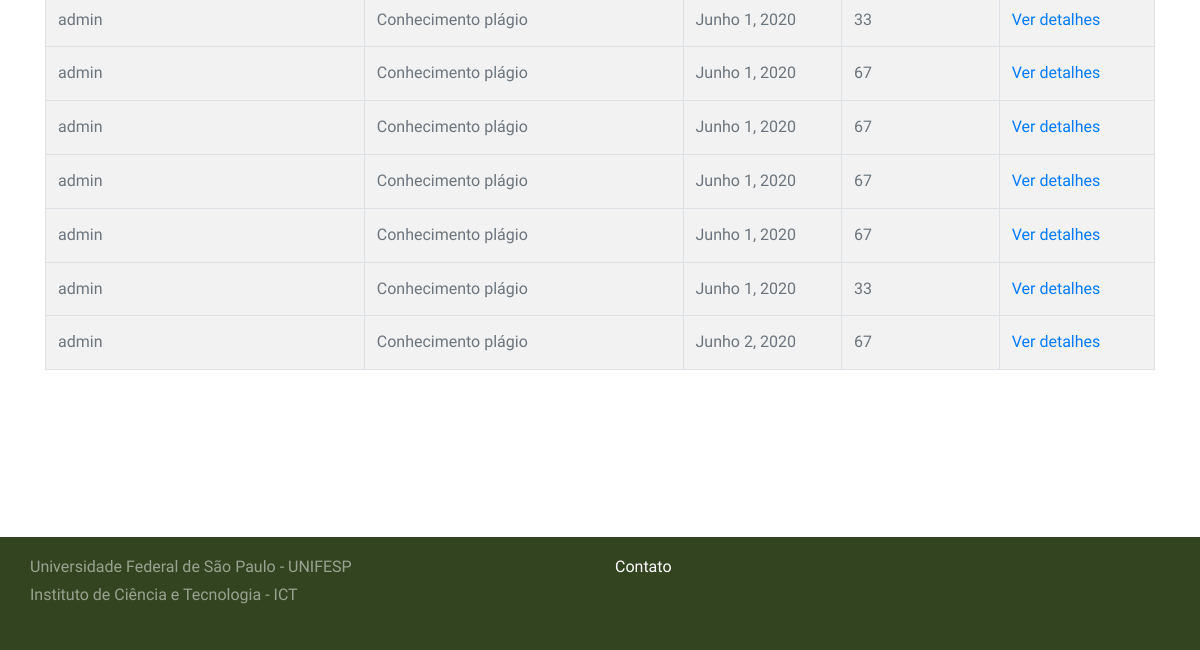
The app's page /quiz/marking/ (signed in, lower part), older data.
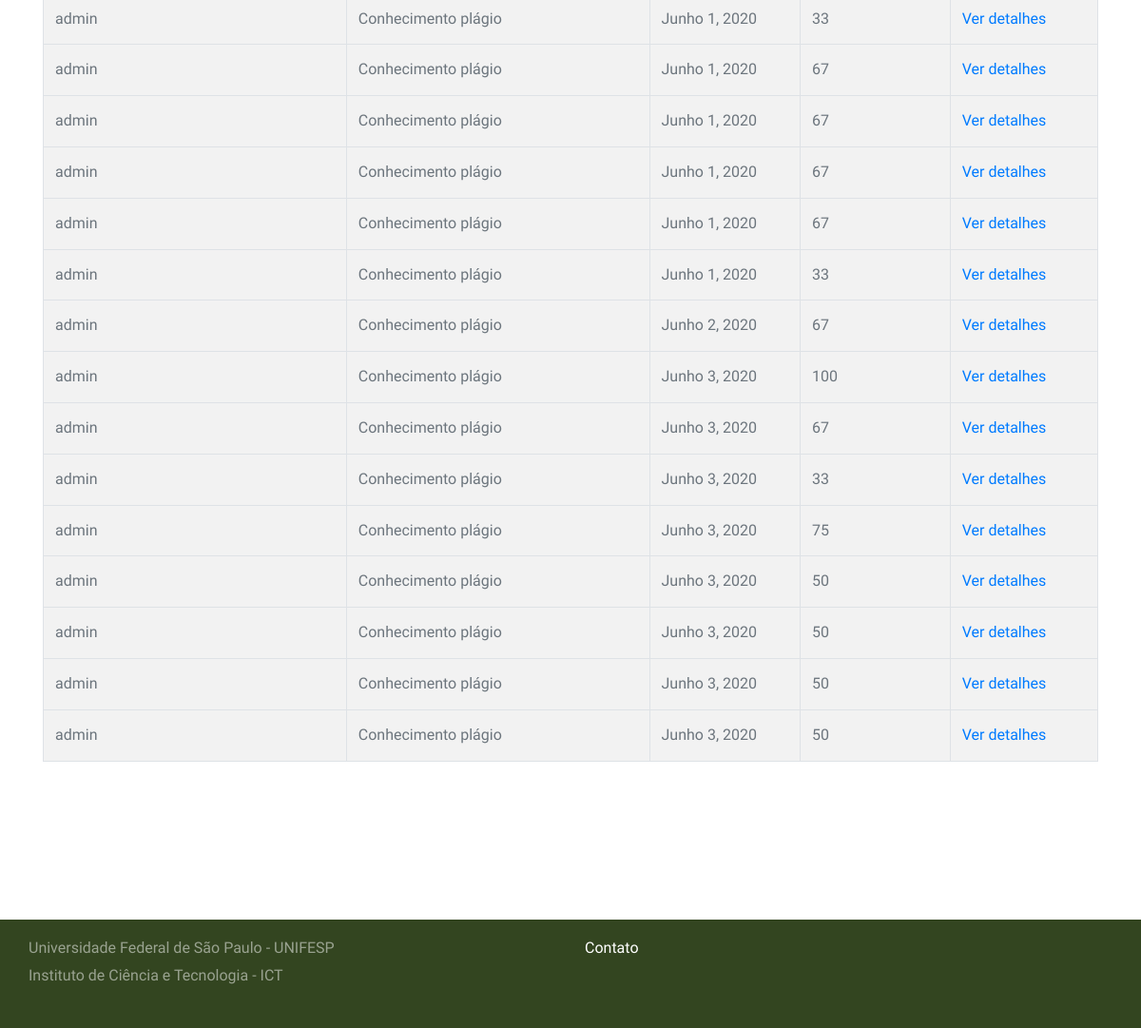
The same page, newer data.
### django_quiz/quiz/models.py (models this page shows, shortened)
class Sitting(models.Model):
    user = models.ForeignKey(settings.AUTH_USER_MODEL, verbose_name=_("Usuário"), on_delete=models.PROTECT)
    quiz = models.ForeignKey(Quiz, verbose_name=_("Quiz"), on_delete=models.PROTECT)
    question_order = models.CharField(
        max_length=1024,
        verbose_name=_("Ordem das questões"),
        validators=[validate_comma_separated_integer_list])
    question_list = models.CharField(
        max_length=1024,
        verbose_name=_("Lista das questões"),
        validators=[validate_comma_separated_integer_list])
    incorrect_questions = models.CharField(
        max_length=1024,
        blank=True,
        verbose_name=_("Questões incorretas"),
        validators=[validate_comma_separated_integer_list])
    current_score = models.IntegerField(verbose_name=_("Pontuação atual"))
    complete = models.BooleanField(default=False, blank=False,
                                   verbose_name=_("Completa"))
    user_answers = models.TextField(blank=True, default='{}',
                                    verbose_name=_("Resposta do usuário"))
    start = models.DateTimeField(auto_now_add=True,
                                 verbose_name=_("Iniciar"))
    end = models.DateTimeField(null=True, blank=True, verbose_name=_("Fim"))
    objects = SittingManager()
    class Meta:
        permissions = (("view_sittings", _("Visualizar testes concluídos.")),)
    def _question_ids(self):
        return [int(n) for n in self.question_order.split(',') if n]
    @property
    def get_percent_correct(self):
        dividend = float(self.current_score)
        divisor = len(self._question_ids())
        if divisor < 1:
            return 0            # prevent divide by zero error
        if dividend > divisor:
            return 100
        correct = int(round((dividend / divisor) * 100))
        if correct >= 1:
            return correct
        else:
            return 0

@python_2_unicode_compatible
class Quiz(models.Model):
    title = models.CharField(
        verbose_name=_("Título"),
        max_length=60, blank=False)
    description = models.TextField(
        verbose_name=_("Descrição"),
        blank=True, help_text=_("Descrição do questionário"))
    url = models.SlugField(
        max_length=60, blank=False,
        help_text=_("Uma URL amigável"),
        verbose_name=_("Uma URL amigável"))
    category = models.ForeignKey(
        Category, null=True, blank=True,
        verbose_name=_("Categoria"), on_delete=models.PROTECT)
    random_order = models.BooleanField(
        blank=False, default=False,
        verbose_name=_("Ordem aleatória"),
        help_text=_("Exibe as peguntas em"
                    "uma ordem aleatória ou como eles "
                    "estão setados?"))
    max_questions = models.PositiveIntegerField(
        blank=True, null=True, verbose_name=_("Questões Max"),
        help_text=_("Número de perguntas a serem respondidas em cada tentativa."))
    answers_at_end = models.BooleanField(
        blank=False, default=False,
        help_text=_("A resposta correta NÃO é mostrada após a pergunta ."
                    " Respostas exibidas no final."),
        verbose_name=_("Respostas no final"))
    exam_paper = models.BooleanField(
        blank=False, default=False,
        help_text=_("Se sim o resultado de cada"
                    " tentativa do usuário será"
                    " armazenado. Necessário marcação"),
        verbose_name=_("Resultado teste"))
    single_attempt = models.BooleanField(
        blank=False, default=False,
        help_text=_("Se sim, apenas uma tentativa por"
                    " usuário será permitida"
                    " Não usuários não poderam fazer este teste."),
        verbose_name=_("Tentativa única"))
    pass_mark = models.SmallIntegerField(
        blank=True, default=0,
        verbose_name=_("Marca de aprovação"),
        help_text=_("Porcentagem necessária para passar no teste."),
        validators=[MaxValueValidator(100)])
    success_text = models.TextField(
        blank=True, help_text=_("Exibido se o usuário for aprovado."),
        verbose_name=_("Texto de sucesso"))
    fail_text = models.TextField(
        verbose_name=_("Texto de falha"),
        blank=True, help_text=_("Exibido se o usuário falhar"))
    draft = models.BooleanField(
        blank=True, default=False,
        verbose_name=_("Draft"),
        help_text=_("Se sim o questionário não é exibido"
                    " na lista de perguntas e só pode ser"
                    " visualizada por usuários que podem editar"
                    " os testes."))
    class Meta:
        verbose_name = _("Quiz")
        verbose_name_plural = _("Quizzes")
    def __str__(self):
        return self.title

### django_quiz/quiz/views.py (the view)
class QuizMarkingList(QuizMarkerMixin, SittingFilterTitleMixin, ListView):
    model = Sitting
    def get_queryset(self):
        queryset = super(QuizMarkingList, self).get_queryset()\
                                               .filter(complete=True)
        user_filter = self.request.GET.get('user_filter')
        if user_filter:
            queryset = queryset.filter(user__username__icontains=user_filter)
        return queryset

### django_quiz/quiz/views.py (called while the page is built)
    @method_decorator(login_required)
    @method_decorator(permission_required('quiz.view_sittings'))
    def dispatch(self, *args, **kwargs):
        return super(QuizMarkerMixin, self).dispatch(*args, **kwargs)

    def get_queryset(self):
        queryset = super(SittingFilterTitleMixin, self).get_queryset()
        quiz_filter = self.request.GET.get('quiz_filter')
        if quiz_filter:
            queryset = queryset.filter(quiz__title__icontains=quiz_filter)
        return queryset

### django_quiz/build/lib/quiz/templates/quiz/sitting_list.html (shortened to what this page needs)
{% extends 'base.html' %}
{% load i18n %}
{% block content %}
<section class="site-section">
    <div class="container">
				{% if sitting_list %}
					<table class="table table-bordered table-striped">
					<tbody>
					{% for sitting in sitting_list %}
						<tr>
						<td>{{ sitting.user }}</td>
						<td>{{ sitting.quiz }}</td>
						<td>{{ sitting.end|date }}</td>
						<td>{{ sitting.get_percent_correct }}</td>
						<td>
							<a href="{% url 'quiz_marking_detail' pk=sitting.id %}">
							{% trans "Ver detalhes" %}
							</a>
						</tr>
					{% endfor %}
					</tbody>
					</table>
				{% else %}
					<p>{% trans "Não há questionários correspondentes" %}.</p>
				{% endif %}
			</div>
		</section>
{% endblock %}

Row changes from the older to the newer data that the page shows:
now on this page (row edited): Sitting: user "admin", quiz "Conhecimento plágio", end "Junho 3, 2020", get_percent_correct "100"
added Sitting: user "admin", quiz "Conhecimento plágio", end "Junho 3, 2020", get_percent_correct "67"
added Sitting: user "admin", quiz "Conhecimento plágio", end "Junho 3, 2020", get_percent_correct "33"
added Sitting: user "admin", quiz "Conhecimento plágio", end "Junho 3, 2020", get_percent_correct "75"
added Sitting: user "admin", quiz "Conhecimento plágio", end "Junho 3, 2020", get_percent_correct "50"
added Sitting: user "admin", quiz "Conhecimento plágio", end "Junho 3, 2020", get_percent_correct "50"
added Sitting: user "admin", quiz "Conhecimento plágio", end "Junho 3, 2020", get_percent_correct "50"
added Sitting: user "admin", quiz "Conhecimento plágio", end "Junho 3, 2020", get_percent_correct "50"
